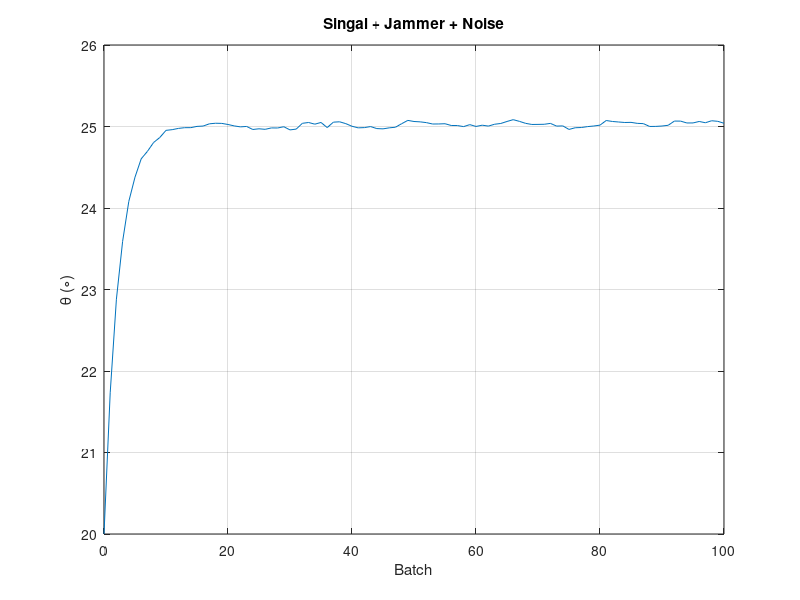

Recreate this plot in MATLAB.
clear
SENSOR_NUM = 8;
MARGIN = 0.5;
SNR = 10;
JNR = 15;
SNAPSHOTS = 1000;
BEAM_DIR = 20;

theta_s = 25;
theta_j = 10;
amp_s = sqrt(10^(SNR/10));
amp_j = sqrt(10^(JNR/10));
covMat_n = eye(SENSOR_NUM);

f = 10e6;
fs = 2.5*f;
Ts = (0:SNAPSHOTS - 1)'/fs;

signal = amp_s*exp(1j*2*pi*f*Ts + 2*pi*rand(SNAPSHOTS, 1));
jammer = amp_j*exp(1j*2*pi*f*Ts + 2*pi*rand(SNAPSHOTS, 1));
noise = randn(SENSOR_NUM, SNAPSHOTS) + 1j*randn(SENSOR_NUM, SNAPSHOTS);
sv_s = exp(-1j*2*pi*MARGIN*(0:SENSOR_NUM - 1)'*sind(theta_s));
sv_j = exp(-1j*2*pi*MARGIN*(0:SENSOR_NUM - 1)'*sind(theta_j));
samples = sv_s*signal.' + sv_j*jammer.' + noise;
covMat_n = covMat_n + (sv_j*jammer.')*(sv_j*jammer.')'/SNAPSHOTS;

%------MBGD-------%
BATCH = 100;
BATCH_SIZE = SNAPSHOTS/100;
theta = BEAM_DIR;
sine = sind(theta);
theta_hat = theta;
for batch = 1:BATCH
    dir = 0;
    for n = 1:BATCH_SIZE
        sv = exp(-1j*2*pi*MARGIN*(0:SENSOR_NUM - 1)'*sine);
        w = pinv(sqrt(sv'*pinv(covMat_n)*sv))*pinv(covMat_n)*sv;
        dSv = (-1j*2*pi*MARGIN*(0:SENSOR_NUM - 1)').*sv;
        d2Sv = pinv(covMat_n)*dSv*sqrt(sv'*pinv(covMat_n)*sv);
        mu = real((dSv'*pinv(covMat_n)*sv)/(sv'*pinv(covMat_n)*sv));
        dLf = 2*(real((d2Sv'*samples(:, (batch - 1)*BATCH_SIZE + n))/(w'*samples(:, (batch - 1)*BATCH_SIZE + n))) - mu);
        d2Lf = 2*mu^2 - (2*d2Sv'*dSv)/(w'*sv);
        dir = dir + pinv(d2Lf)*dLf;
    end
    sine = sine - dir/BATCH_SIZE;
    theta_hat = [theta_hat; asind(abs(sine))];
end

%-------SGD--------%
% for n = 1:SNAPSHOTS
%     sv = exp(-1j*2*pi*MARGIN*(0:SENSOR_NUM - 1)'*sine);
%     w = pinv(sqrt(sv'*pinv(covMat_n)*sv))*pinv(covMat_n)*sv;
%     dSv = (-1j*2*pi*MARGIN*(0:SENSOR_NUM - 1)').*sv;
%     d2Sv = pinv(covMat_n)*dSv*sqrt(sv'*pinv(covMat_n)*sv);
%     mu = real((dSv'*pinv(covMat_n)*sv)/(sv'*pinv(covMat_n)*sv));
%     dLf = 2*(real((d2Sv'*samples(:, n))/(w'*samples(:, n))) - mu);
%     d2Lf = 2*mu^2 - (2*d2Sv'*dSv)/(w'*sv);
%     sine = sine - pinv(d2Lf)*dLf;
%     theta_hat = [theta_hat; asind(abs(sine))];
% end

% plot((0:SNAPSHOTS)', theta_hat)
% grid on
% xlabel('Itrations')
% ylabel('\theta (\circ)')
% title('Singal + Jammer + Noise')

plot((0:BATCH)', theta_hat)
grid on
xlabel('Batch')
ylabel('\theta (\circ)')
title('Singal + Jammer + Noise')
